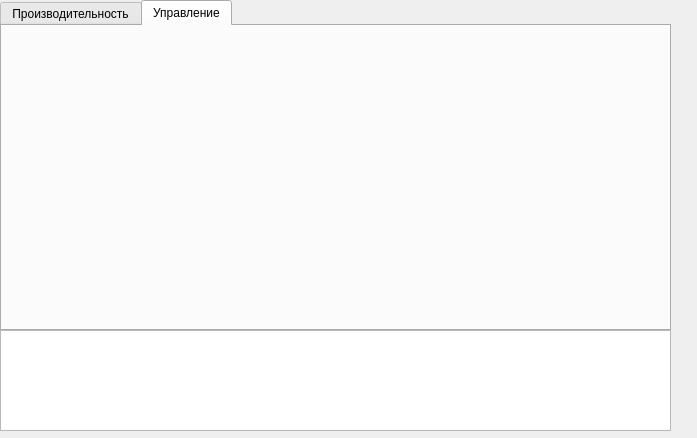
<?xml version="1.0" encoding="UTF-8"?>
<ui version="4.0">
 <class>mainTabWidget</class>
 <widget class="QWidget" name="mainTabWidget">
  <property name="geometry">
   <rect>
    <x>0</x>
    <y>0</y>
    <width>697</width>
    <height>438</height>
   </rect>
  </property>
  <property name="windowTitle">
   <string>Form</string>
  </property>
  <widget class="QTabWidget" name="tabWidget">
   <property name="geometry">
    <rect>
     <x>0</x>
     <y>0</y>
     <width>671</width>
     <height>331</height>
    </rect>
   </property>
   <property name="autoFillBackground">
    <bool>true</bool>
   </property>
   <property name="currentIndex">
    <number>1</number>
   </property>
   <widget class="QWidget" name="tabWidgetPage1">
    <attribute name="title">
     <string>Производительность</string>
    </attribute>
    <widget class="perfomanceWidget" name="perfWidget" native="true">
     <property name="geometry">
      <rect>
       <x>0</x>
       <y>0</y>
       <width>641</width>
       <height>251</height>
      </rect>
     </property>
    </widget>
   </widget>
   <widget class="QWidget" name="tabWidgetPage2">
    <attribute name="title">
     <string>Управление</string>
    </attribute>
    <widget class="logicWidget" name="managementWidget" native="true">
     <property name="geometry">
      <rect>
       <x>0</x>
       <y>0</y>
       <width>661</width>
       <height>221</height>
      </rect>
     </property>
    </widget>
   </widget>
  </widget>
  <widget class="consoleTextWidget" name="consoleTextEdit">
   <property name="geometry">
    <rect>
     <x>0</x>
     <y>330</y>
     <width>671</width>
     <height>101</height>
    </rect>
   </property>
   <property name="documentTitle">
    <string>Console</string>
   </property>
   <property name="readOnly">
    <bool>true</bool>
   </property>
  </widget>
 </widget>
 <customwidgets>
  <customwidget>
   <class>perfomanceWidget</class>
   <extends>QWidget</extends>
   <header>widgets/perfomancewidget.h</header>
   <container>1</container>
  </customwidget>
  <customwidget>
   <class>consoleTextWidget</class>
   <extends>QPlainTextEdit</extends>
   <header>widgets/consoletextwidget.h</header>
  </customwidget>
  <customwidget>
   <class>logicWidget</class>
   <extends>QWidget</extends>
   <header location="global">widgets/logicwidget.h</header>
   <container>1</container>
  </customwidget>
 </customwidgets>
 <resources/>
 <connections/>
</ui>
